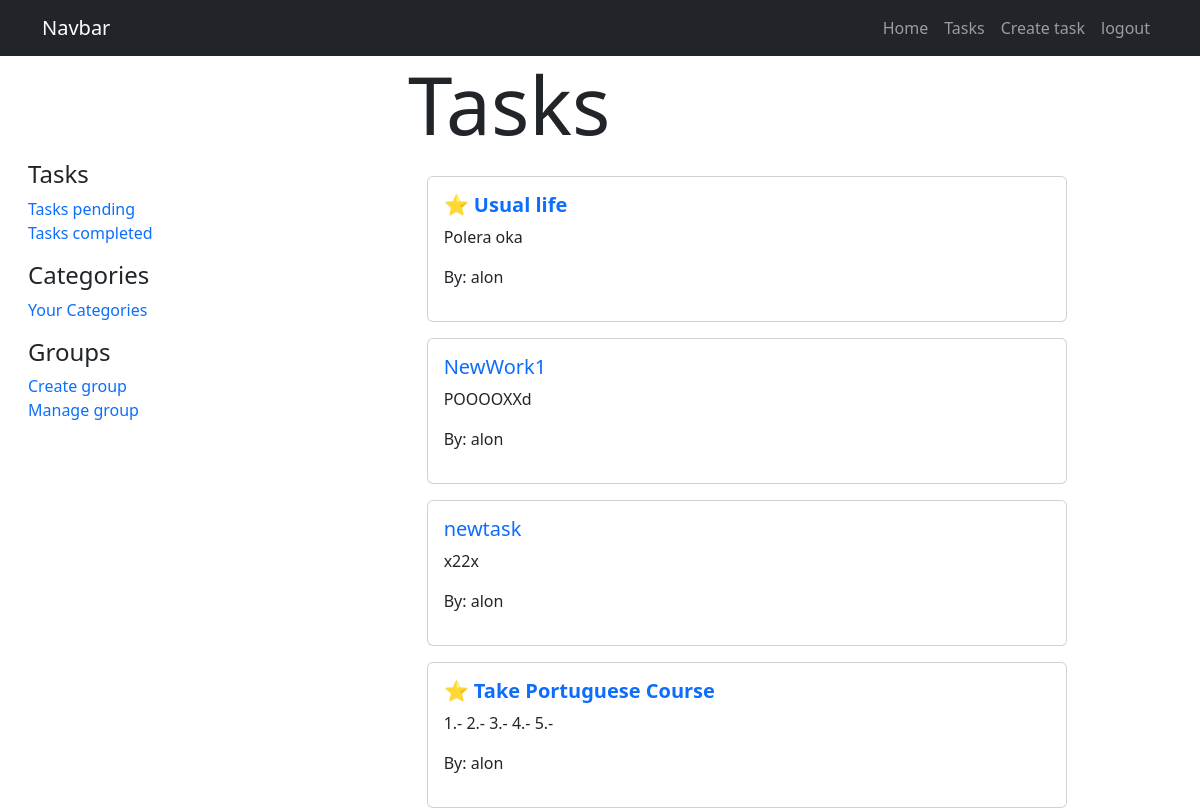
Page /tasks/ (signed in) on the earlier database version.
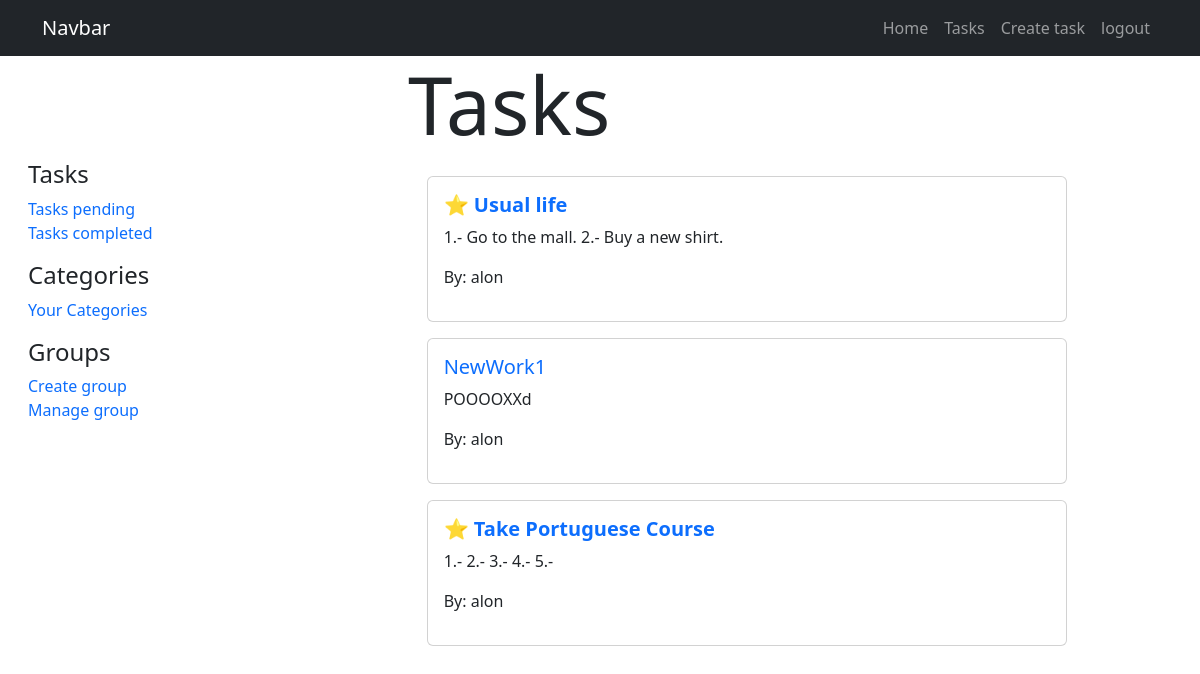
Same page on the later database version.
### tasks/models.py (models this page shows, shortened)
class Task(models.Model):
    title = models.CharField(max_length=100)
    description = models.TextField(blank=True)
    created = models.DateTimeField(auto_now_add=True)
    datecompleted = models.DateTimeField(null=True, blank=True)
    important = models.BooleanField(default= False)
    user = models.ForeignKey(User, on_delete=models.CASCADE)
    filetask = models.FileField(upload_to= user_directory_path, null=True, blank=True)
    def getTitle(self):
        return self.title
    def getDescription(self):
        return self.description
    def getDateCompleted(self):
        return self.datecompleted
    def getUser(self):
        return self.user

### tasks/views.py (the view)
# urls.py: path('tasks/',views.task, name="usertask"),
@login_required
def task(request):
    tasks = Task.objects.filter(user=request.user, datecompleted__isnull=True)
    return render(request, 'usertask.html',
    {'tasks': tasks})

### tasks/templates/usertask.html (shortened to what this page needs)
{% extends 'base.html' %}
{% block content %}
<div class="row justify-content-center">
    <div class="col-4">
        <h1 class="display-1">Tasks</h1>
    </div>
</div>
<div class="row ms-3 justify-content-center">
    {% include  'tasksby.html' %}
    <div class="col-8">
    {% for task in tasks%}
            <div class="row">
                <div class="col-10 mt-3">
                    <div class="card">
                        <div class="card-body">
                            <h5 class="card-title">
                                {% if task.important %}
                                <a class="text-decoration-none" href="{% url 'taskDetail' task.id %}">
                                    <strong> ⭐ {{task.getTitle}}</strong>
                                </a>
                                {%  else %}
                                <a class="text-decoration-none" href="{% url 'taskDetail' task.id %}">{{task.getTitle}}</a>
                                {% endif %}
                            </h5>
                            <p class="card-text">{{task.getDescription}}</p>
                            <p class="card-text">By: {{task.getUser.username}}</p>
                        </div>
                    </div>
                </div>
            </div>
    {% endfor %}
    </div>
</div>
{% endblock %}

Differences in the rows shown:
removed Task: getTitle "newtask", getDescription "x22x", getUser.username "alon"
changed Task "Usual life": getDescription "Polera oka" → "1.- Go to the mall. 2.- Buy a new shirt."
